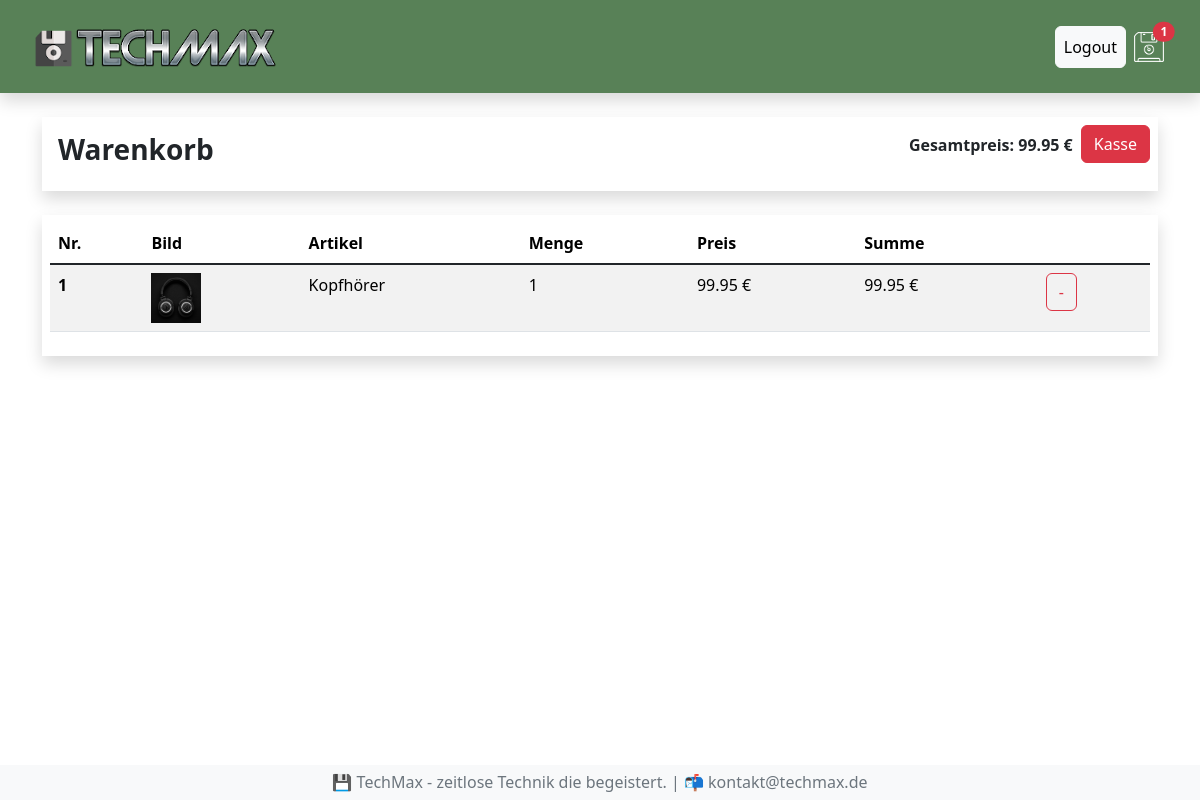
The app's page /warenkorb/ (signed in), older data.
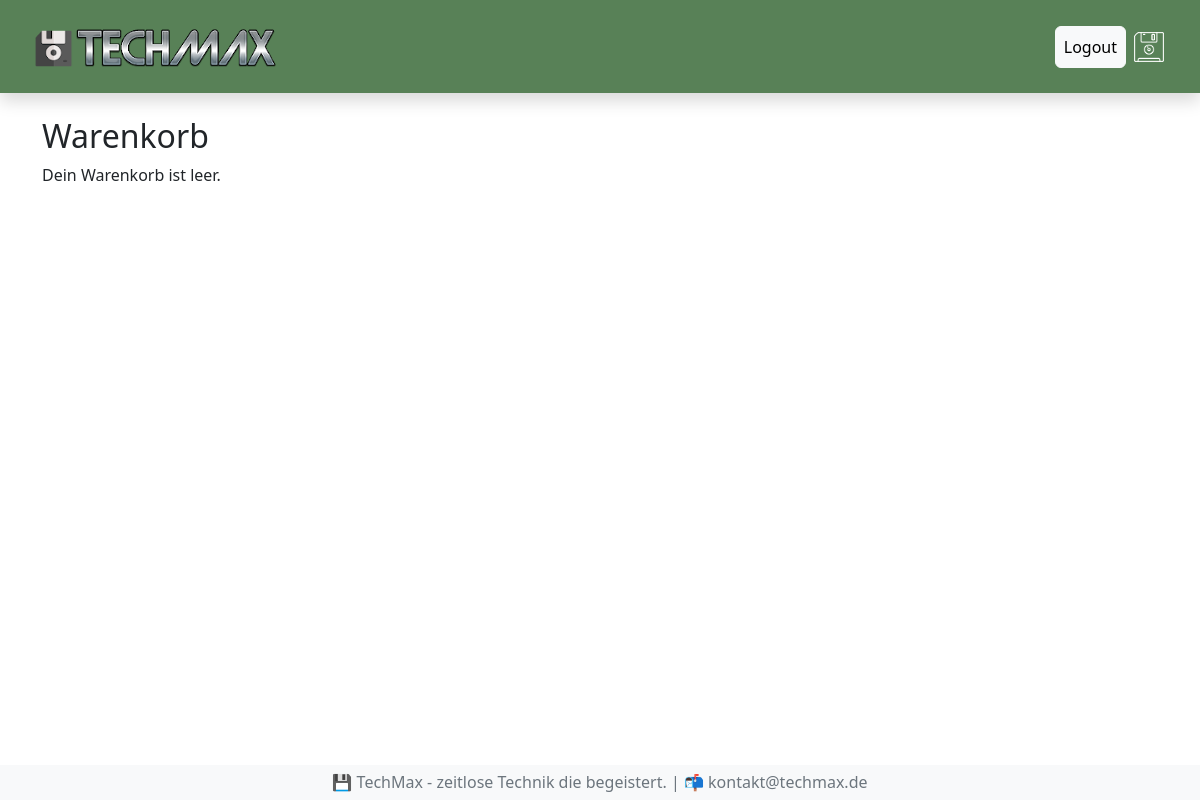
The same page, newer data.
### shop/models.py (models this page shows, shortened)
class Bestellung(models.Model):
  kunde = models.ForeignKey(Kunde, on_delete=models.SET_NULL, null=True, blank=True)
  bestelldatum = models.DateTimeField(auto_now_add=True)
  erledigt = models.BooleanField(default=False, null=True, blank=True)
  auftrags_id = models.CharField(max_length=100, null=True)
  @property
  def get_gesamtpreis(self):
    bestellteartikels = self.bestellteartikell_set.all()
    gesamtpreis = sum(artikel.get_summe for artikel in bestellteartikels)
    return gesamtpreis
  def get_gesamtmenge(self):
    bestellteartikels = self.bestellteartikell_set.all()
    gesamtmenge = sum(artikel.menge for artikel in bestellteartikels)
    return gesamtmenge

class BestellteArtikell(models.Model):
  artikel = models.ForeignKey(Artikel, on_delete=models.SET_NULL, null=True, blank=True)
  bestellung = models.ForeignKey(Bestellung, on_delete=models.SET_NULL, null=True, blank=True)
  menge = models.IntegerField(default=0, null=True, blank=True)
  datum = models.DateTimeField(auto_now_add=True)
  @property
  def get_summe(self):
    summe = self.artikel.preis * self.menge
    return summe

class Artikel(models.Model):
  name = models.CharField(max_length=64, null=True)
  beschreibung = models.TextField(null=True, blank=True)
  preis = models.FloatField()
  img = models.ImageField(null=True, blank=True)

### shop/views.py (the view)
# urls.py: path('warenkorb/', views.warenkorb, name='warenkorb'),
def warenkorb(request):
  ctx = berechnungBestellung(request)
  return render(request, 'shop/warenkorb.html', ctx)

### shop/context_processors.py (called while the page is built)
def warenkorb_anzahl(request):
  if request.user.is_authenticated:
    kunde = request.user.kunde
    bestellung = Bestellung.objects.get(kunde = kunde, erledigt = False)
    if bestellung:
      menge = bestellung.get_gesamtmenge
    else:
      menge = 0
  else:
    menge = 0
  return {'menge': menge}

### shop/views.py (called while the page is built)
def berechnungBestellung(request):
  if request.user.is_authenticated:
    kunde = request.user.kunde
    bestellung, created = Bestellung.objects.get_or_create(kunde = kunde, erledigt = False)
    artikels = bestellung.bestellteartikell_set.all()
  else:
    artikels = []
    bestellung = []
  ctx = {"artikels": artikels, "bestellung":bestellung}
  return ctx

### shop/templates/shop/warenkorb.html (shortened to what this page needs)
{% extends "shop/index.html" %}
{% load static %}
{% block content %}
{% if artikels %}
<div class="row mt-4">
  <div class="col-12">
    <div class="shadow p-2 mb-4">
      <div class="d-flex">
        <h3 class="me-auto fw-bold p-2">Warenkorb</h3>
        <p class="fw-bold p-2">Gesamtpreis: {{ bestellung.get_gesamtpreis | floatformat:2 }} €</p>
        <p><a href="{% url 'kasse' %}" class="btn btn-danger">Kasse</a></p>
      </div>
    </div>
  </div>
  <div class="col-12">
    <div class="shadow p-2 mb-4">
      <table class="table table-striped table-hover">
        <thead>
          <tr>
            <th scope="col">Nr.</th>
            <th scope="col">Bild</th>
            <th scope="col">Artikel</th>
            <th scope="col">Menge</th>
            <th scope="col">Preis</th>
            <th scope="col">Summe</th>
          </tr>
        </thead>
        <tbody class="table-group-divider">
          {% for artikel in artikels %}
          <tr>
            <th scope="row">{{ forloop.counter }}</th>
            <td><img src="{{ artikel.artikel.img.url }}" width="50px" height="auto"></td>
            <td>{{ artikel.artikel.name }}</td>
            <td>{{ artikel.menge }}</td>
            <td>{{ artikel.artikel.preis | floatformat:2 }} €</td>
            <td>{{ artikel.get_summe | floatformat:2 }} €</td>
            <td><button data-artikel={{ artikel.artikel.id }} data-action="entfernen" class="btn btn-outline-danger warenkorb-bestellen">-</button></td>
          </tr>
          {% endfor %}
        </tbody>
      </table>
    </div>
  </div>
</div>
{% else %}
<h2>Warenkorb</h2>
<p>Dein Warenkorb ist leer.</p>
{% endif %}
{% endblock content %}

### shop/templates/shop/menu.html
{% load static %}
<nav class="navbar shadow sticky-top p-3 mb-4" style="background-color: #588157;">
  <div class="container-fluid">
    <a class="navbar-brand link-light" href="{% url 'shop' %}"><img src="{% static 'img/logo.png' %}" alt="TechMax"></a>
    <div class="d-flex align-items-center">
      {% if request.user.is_authenticated %}
        <a class="btn btn-light p-2" href="{% url 'logout' %}">Logout</a>
      {% else %}
        <a class="btn btn-light p-2" href="{% url 'login' %}">Login</a>
      {% endif %}
      <a class="nav-link p-2 link-light" href="{% url 'warenkorb' %}"><img src="{% static 'img/floppy.png' %}" alt="Warenkorb">
        {% if menge > 0 %}
        <span class="badge rounded-pill bg-danger position-absolute top-25 start-25 translate-middle">{{ menge }}</span>
        {% endif %}
      </a>
    </div>
  </div>
</nav>

Row changes from the older to the newer data that the page shows:
no longer on this page (row unchanged): Bestellung: id.menge "1", get_gesamtpreis "99.95"
removed BestellteArtikell: artikel.img (picture), artikel.name "Kopfhörer", menge "1", artikel.preis "99.95", get_summe "99.95"
Text that changed along with them:
text no longer shown: "Gesamtpreis: € Kasse Nr. Bild Artikel Menge Preis Summe"
text now shown: "Dein Warenkorb ist leer."
